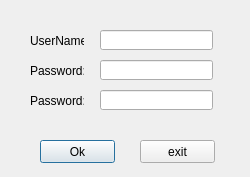
<?xml version="1.0" encoding="UTF-8"?>
<ui version="4.0">
 <class>UsrModDialog</class>
 <widget class="QDialog" name="UsrModDialog">
  <property name="geometry">
   <rect>
    <x>0</x>
    <y>0</y>
    <width>250</width>
    <height>177</height>
   </rect>
  </property>
  <property name="windowTitle">
   <string>Dialog</string>
  </property>
  <widget class="QStackedWidget" name="stackedWidget">
   <property name="geometry">
    <rect>
     <x>20</x>
     <y>10</y>
     <width>211</width>
     <height>131</height>
    </rect>
   </property>
   <widget class="QWidget" name="AddUser">
    <widget class="QLineEdit" name="Password2edit">
     <property name="geometry">
      <rect>
       <x>80</x>
       <y>80</y>
       <width>113</width>
       <height>20</height>
      </rect>
     </property>
     <property name="echoMode">
      <enum>QLineEdit::Password</enum>
     </property>
    </widget>
    <widget class="QLabel" name="Password1">
     <property name="geometry">
      <rect>
       <x>10</x>
       <y>50</y>
       <width>54</width>
       <height>21</height>
      </rect>
     </property>
     <property name="text">
      <string>Password:</string>
     </property>
    </widget>
    <widget class="QLabel" name="UserName">
     <property name="geometry">
      <rect>
       <x>10</x>
       <y>20</y>
       <width>54</width>
       <height>21</height>
      </rect>
     </property>
     <property name="text">
      <string>UserName:</string>
     </property>
    </widget>
    <widget class="QLineEdit" name="Password1edit">
     <property name="geometry">
      <rect>
       <x>80</x>
       <y>50</y>
       <width>113</width>
       <height>20</height>
      </rect>
     </property>
     <property name="echoMode">
      <enum>QLineEdit::Password</enum>
     </property>
    </widget>
    <widget class="QLabel" name="Password2">
     <property name="geometry">
      <rect>
       <x>10</x>
       <y>80</y>
       <width>54</width>
       <height>21</height>
      </rect>
     </property>
     <property name="text">
      <string>Password:</string>
     </property>
    </widget>
    <widget class="QLineEdit" name="usernameedit">
     <property name="geometry">
      <rect>
       <x>80</x>
       <y>20</y>
       <width>113</width>
       <height>20</height>
      </rect>
     </property>
    </widget>
   </widget>
   <widget class="QWidget" name="ModPwd">
    <widget class="QLabel" name="NewPwd1">
     <property name="geometry">
      <rect>
       <x>20</x>
       <y>70</y>
       <width>54</width>
       <height>21</height>
      </rect>
     </property>
     <property name="text">
      <string>New Pwd:</string>
     </property>
    </widget>
    <widget class="QLabel" name="OldPwd">
     <property name="geometry">
      <rect>
       <x>20</x>
       <y>40</y>
       <width>54</width>
       <height>21</height>
      </rect>
     </property>
     <property name="text">
      <string>Old Pwd:</string>
     </property>
    </widget>
    <widget class="QLineEdit" name="NewPwd1edit">
     <property name="geometry">
      <rect>
       <x>80</x>
       <y>70</y>
       <width>113</width>
       <height>20</height>
      </rect>
     </property>
     <property name="echoMode">
      <enum>QLineEdit::Password</enum>
     </property>
    </widget>
    <widget class="QLineEdit" name="NewPwd2edit">
     <property name="geometry">
      <rect>
       <x>80</x>
       <y>100</y>
       <width>113</width>
       <height>20</height>
      </rect>
     </property>
     <property name="echoMode">
      <enum>QLineEdit::Password</enum>
     </property>
    </widget>
    <widget class="QLabel" name="NewPwd2">
     <property name="geometry">
      <rect>
       <x>20</x>
       <y>100</y>
       <width>54</width>
       <height>21</height>
      </rect>
     </property>
     <property name="text">
      <string>New Pwd:</string>
     </property>
    </widget>
    <widget class="QLineEdit" name="OldPwdedit">
     <property name="geometry">
      <rect>
       <x>80</x>
       <y>40</y>
       <width>113</width>
       <height>20</height>
      </rect>
     </property>
     <property name="echoMode">
      <enum>QLineEdit::Password</enum>
     </property>
    </widget>
    <widget class="QLineEdit" name="NewNameEdit">
     <property name="geometry">
      <rect>
       <x>80</x>
       <y>10</y>
       <width>113</width>
       <height>20</height>
      </rect>
     </property>
    </widget>
    <widget class="QLabel" name="NewName">
     <property name="geometry">
      <rect>
       <x>20</x>
       <y>10</y>
       <width>54</width>
       <height>21</height>
      </rect>
     </property>
     <property name="text">
      <string>New Name:</string>
     </property>
    </widget>
   </widget>
  </widget>
  <widget class="QPushButton" name="okbtn">
   <property name="geometry">
    <rect>
     <x>40</x>
     <y>140</y>
     <width>75</width>
     <height>23</height>
    </rect>
   </property>
   <property name="text">
    <string>Ok</string>
   </property>
  </widget>
  <widget class="QPushButton" name="exitbtn">
   <property name="geometry">
    <rect>
     <x>140</x>
     <y>140</y>
     <width>75</width>
     <height>23</height>
    </rect>
   </property>
   <property name="text">
    <string>exit</string>
   </property>
  </widget>
 </widget>
 <resources/>
 <connections>
  <connection>
   <sender>exitbtn</sender>
   <signal>clicked()</signal>
   <receiver>UsrModDialog</receiver>
   <slot>close()</slot>
   <hints>
    <hint type="sourcelabel">
     <x>177</x>
     <y>151</y>
    </hint>
    <hint type="destinationlabel">
     <x>124</x>
     <y>88</y>
    </hint>
   </hints>
  </connection>
 </connections>
</ui>
